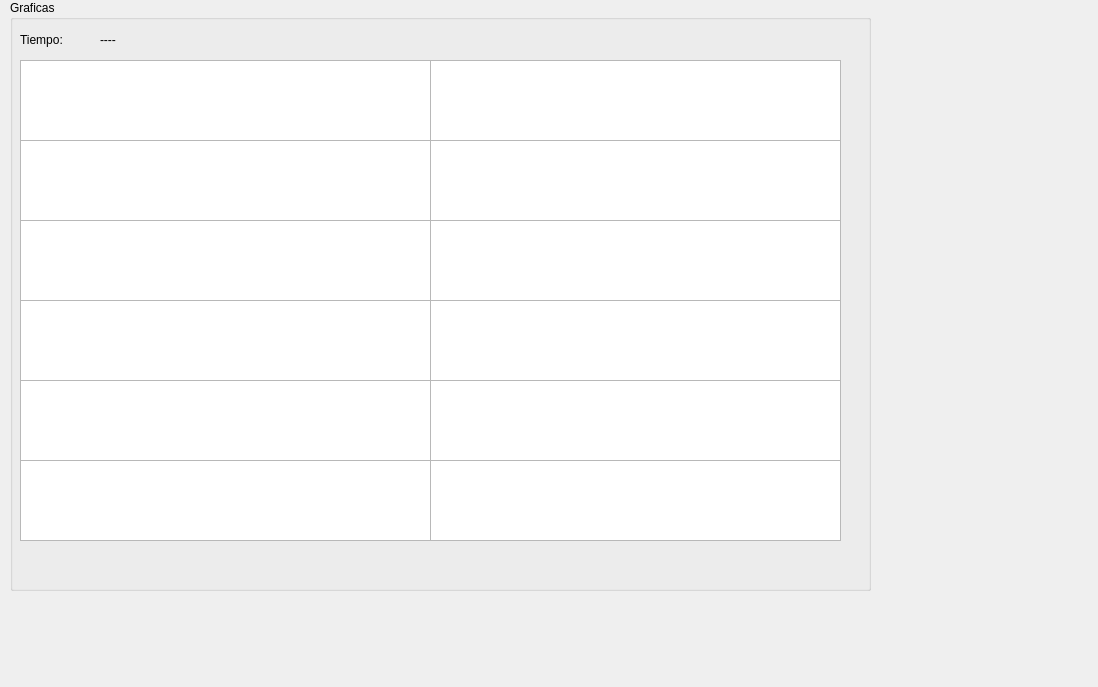
<?xml version="1.0" encoding="UTF-8"?>
<ui version="4.0">
 <class>FormPlot</class>
 <widget class="QWidget" name="FormPlot">
  <property name="geometry">
   <rect>
    <x>0</x>
    <y>0</y>
    <width>1098</width>
    <height>687</height>
   </rect>
  </property>
  <property name="windowTitle">
   <string>Graficos Datos Biomentricos</string>
  </property>
  <widget class="QLabel" name="label_tmp">
   <property name="geometry">
    <rect>
     <x>20</x>
     <y>30</y>
     <width>63</width>
     <height>20</height>
    </rect>
   </property>
   <property name="text">
    <string>Tiempo:</string>
   </property>
  </widget>
  <widget class="QGroupBox" name="groupBox">
   <property name="geometry">
    <rect>
     <x>10</x>
     <y>0</y>
     <width>861</width>
     <height>591</height>
    </rect>
   </property>
   <property name="title">
    <string>Graficas</string>
   </property>
   <widget class="QLabel" name="labelTime">
    <property name="geometry">
     <rect>
      <x>90</x>
      <y>30</y>
      <width>161</width>
      <height>20</height>
     </rect>
    </property>
    <property name="text">
     <string>----</string>
    </property>
   </widget>
   <widget class="QGraphicsView" name="customPlotHR">
    <property name="geometry">
     <rect>
      <x>10</x>
      <y>60</y>
      <width>411</width>
      <height>81</height>
     </rect>
    </property>
   </widget>
   <widget class="QGraphicsView" name="customPlotPG">
    <property name="geometry">
     <rect>
      <x>10</x>
      <y>380</y>
      <width>411</width>
      <height>81</height>
     </rect>
    </property>
   </widget>
   <widget class="QGraphicsView" name="customPlotPI">
    <property name="geometry">
     <rect>
      <x>10</x>
      <y>220</y>
      <width>411</width>
      <height>81</height>
     </rect>
    </property>
   </widget>
   <widget class="QGraphicsView" name="customPlotPR">
    <property name="geometry">
     <rect>
      <x>10</x>
      <y>300</y>
      <width>411</width>
      <height>81</height>
     </rect>
    </property>
   </widget>
   <widget class="QGraphicsView" name="customPlotMXMYMZ">
    <property name="geometry">
     <rect>
      <x>420</x>
      <y>300</y>
      <width>411</width>
      <height>81</height>
     </rect>
    </property>
   </widget>
   <widget class="QGraphicsView" name="customPlotT1THT0">
    <property name="geometry">
     <rect>
      <x>10</x>
      <y>460</y>
      <width>411</width>
      <height>81</height>
     </rect>
    </property>
   </widget>
   <widget class="QGraphicsView" name="customPlotEA">
    <property name="geometry">
     <rect>
      <x>420</x>
      <y>60</y>
      <width>411</width>
      <height>81</height>
     </rect>
    </property>
   </widget>
   <widget class="QGraphicsView" name="customPlotSF">
    <property name="geometry">
     <rect>
      <x>420</x>
      <y>220</y>
      <width>411</width>
      <height>81</height>
     </rect>
    </property>
   </widget>
   <widget class="QGraphicsView" name="customPlotSR">
    <property name="geometry">
     <rect>
      <x>420</x>
      <y>140</y>
      <width>411</width>
      <height>81</height>
     </rect>
    </property>
   </widget>
   <widget class="QGraphicsView" name="customPlotAXAYAZ">
    <property name="geometry">
     <rect>
      <x>420</x>
      <y>380</y>
      <width>411</width>
      <height>81</height>
     </rect>
    </property>
   </widget>
   <widget class="QGraphicsView" name="customPlotGXGYGZ">
    <property name="geometry">
     <rect>
      <x>420</x>
      <y>460</y>
      <width>411</width>
      <height>81</height>
     </rect>
    </property>
   </widget>
   <widget class="QGraphicsView" name="customPlotSA">
    <property name="geometry">
     <rect>
      <x>10</x>
      <y>140</y>
      <width>411</width>
      <height>81</height>
     </rect>
    </property>
   </widget>
  </widget>
  <zorder>groupBox</zorder>
  <zorder>label_tmp</zorder>
 </widget>
 <resources/>
 <connections/>
</ui>
